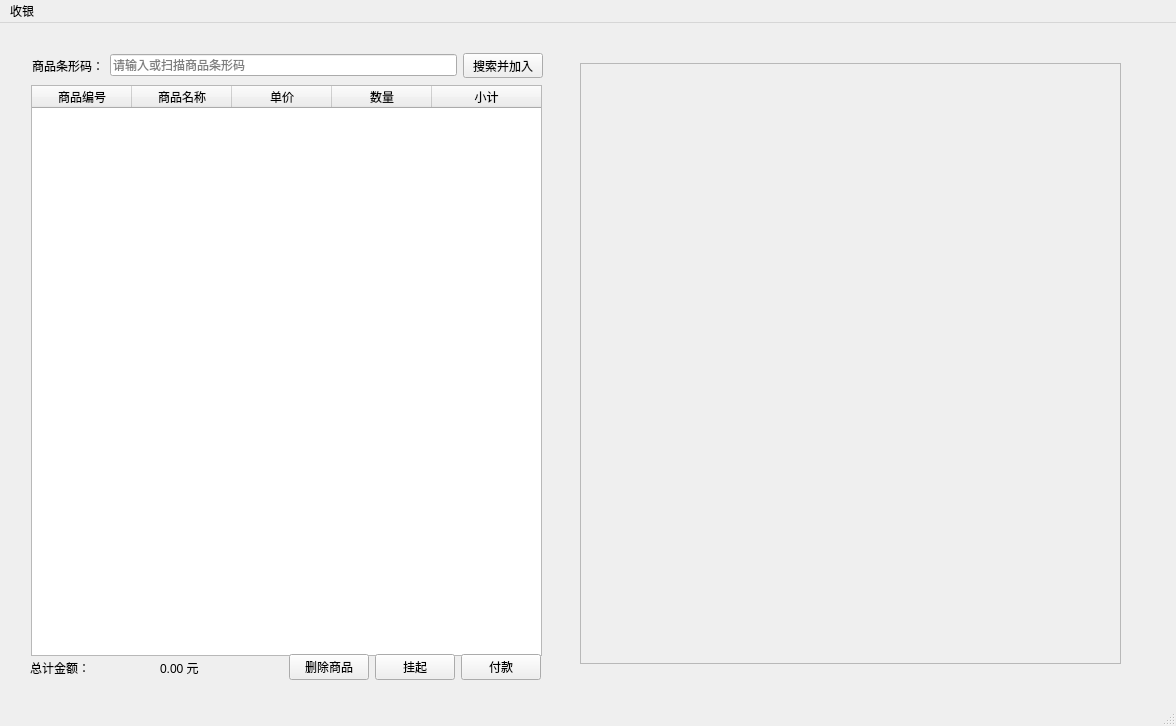
<?xml version="1.0" encoding="UTF-8"?>
<ui version="4.0">
 <class>CashierWindow</class>
 <widget class="QMainWindow" name="CashierWindow">
  <property name="geometry">
   <rect>
    <x>0</x>
    <y>0</y>
    <width>1176</width>
    <height>726</height>
   </rect>
  </property>
  <property name="windowTitle">
   <string>超市收银台</string>
  </property>
  <widget class="QWidget" name="centralwidget">
   <widget class="QTableWidget" name="tableWidget">
    <property name="geometry">
     <rect>
      <x>31</x>
      <y>62</y>
      <width>511</width>
      <height>571</height>
     </rect>
    </property>
    <attribute name="horizontalHeaderStretchLastSection">
     <bool>true</bool>
    </attribute>
    <attribute name="verticalHeaderStretchLastSection">
     <bool>false</bool>
    </attribute>
    <column>
     <property name="text">
      <string>商品编号</string>
     </property>
    </column>
    <column>
     <property name="text">
      <string>商品名称</string>
     </property>
    </column>
    <column>
     <property name="text">
      <string>单价</string>
     </property>
    </column>
    <column>
     <property name="text">
      <string>数量</string>
     </property>
    </column>
    <column>
     <property name="text">
      <string>小计</string>
     </property>
    </column>
   </widget>
   <widget class="QWidget" name="layoutWidget">
    <property name="geometry">
     <rect>
      <x>32</x>
      <y>30</y>
      <width>511</width>
      <height>25</height>
     </rect>
    </property>
    <layout class="QHBoxLayout" name="horizontalLayout">
     <item>
      <widget class="QLabel" name="label">
       <property name="text">
        <string>商品条形码：</string>
       </property>
      </widget>
     </item>
     <item>
      <widget class="QLineEdit" name="priceInput">
       <property name="placeholderText">
        <string>请输入或扫描商品条形码</string>
       </property>
       <property name="clearButtonEnabled">
        <bool>true</bool>
       </property>
      </widget>
     </item>
     <item>
      <widget class="QPushButton" name="SearchandAdd">
       <property name="text">
        <string>搜索并加入</string>
       </property>
      </widget>
     </item>
    </layout>
   </widget>
   <widget class="QScrollArea" name="scrollArea">
    <property name="geometry">
     <rect>
      <x>580</x>
      <y>40</y>
      <width>541</width>
      <height>601</height>
     </rect>
    </property>
    <property name="horizontalScrollBarPolicy">
     <enum>Qt::ScrollBarPolicy::ScrollBarAlwaysOff</enum>
    </property>
    <property name="widgetResizable">
     <bool>false</bool>
    </property>
    <widget class="QWidget" name="scrollAreaWidgetContents">
     <property name="geometry">
      <rect>
       <x>0</x>
       <y>0</y>
       <width>539</width>
       <height>599</height>
      </rect>
     </property>
     <widget class="QWidget" name="widget" native="true">
      <property name="geometry">
       <rect>
        <x>10</x>
        <y>20</y>
        <width>481</width>
        <height>551</height>
       </rect>
      </property>
     </widget>
    </widget>
   </widget>
   <widget class="QWidget" name="">
    <property name="geometry">
     <rect>
      <x>30</x>
      <y>630</y>
      <width>511</width>
      <height>29</height>
     </rect>
    </property>
    <layout class="QHBoxLayout" name="horizontalLayout_4">
     <item>
      <layout class="QHBoxLayout" name="horizontalLayout_2">
       <item>
        <widget class="QLabel" name="label_2">
         <property name="text">
          <string>总计金额：</string>
         </property>
        </widget>
       </item>
       <item>
        <widget class="QLabel" name="label_totalMoney">
         <property name="text">
          <string>0.00 元</string>
         </property>
        </widget>
       </item>
      </layout>
     </item>
     <item>
      <layout class="QHBoxLayout" name="horizontalLayout_3">
       <item>
        <widget class="QPushButton" name="deleteItem">
         <property name="text">
          <string>删除商品</string>
         </property>
        </widget>
       </item>
       <item>
        <widget class="QPushButton" name="Hangup">
         <property name="text">
          <string>挂起</string>
         </property>
        </widget>
       </item>
       <item>
        <widget class="QPushButton" name="payButton">
         <property name="text">
          <string>付款</string>
         </property>
        </widget>
       </item>
      </layout>
     </item>
    </layout>
   </widget>
  </widget>
  <widget class="QMenuBar" name="menubar">
   <property name="geometry">
    <rect>
     <x>0</x>
     <y>0</y>
     <width>1176</width>
     <height>20</height>
    </rect>
   </property>
   <widget class="QMenu" name="menuCashier">
    <property name="title">
     <string>收银</string>
    </property>
    <addaction name="actionInventoryManagement"/>
    <addaction name="actionStatistics"/>
    <addaction name="separator"/>
    <addaction name="actionLogout"/>
    <addaction name="actionExit"/>
   </widget>
   <addaction name="menuCashier"/>
  </widget>
  <widget class="QStatusBar" name="statusbar"/>
  <action name="actionInventoryManagement">
   <property name="text">
    <string>库存管理</string>
   </property>
  </action>
  <action name="actionLogout">
   <property name="text">
    <string>退出登录</string>
   </property>
  </action>
  <action name="actionStatistics">
   <property name="text">
    <string>销售统计</string>
   </property>
  </action>
  <action name="actionExit">
   <property name="text">
    <string>退出系统</string>
   </property>
  </action>
 </widget>
 <resources/>
 <connections/>
</ui>
